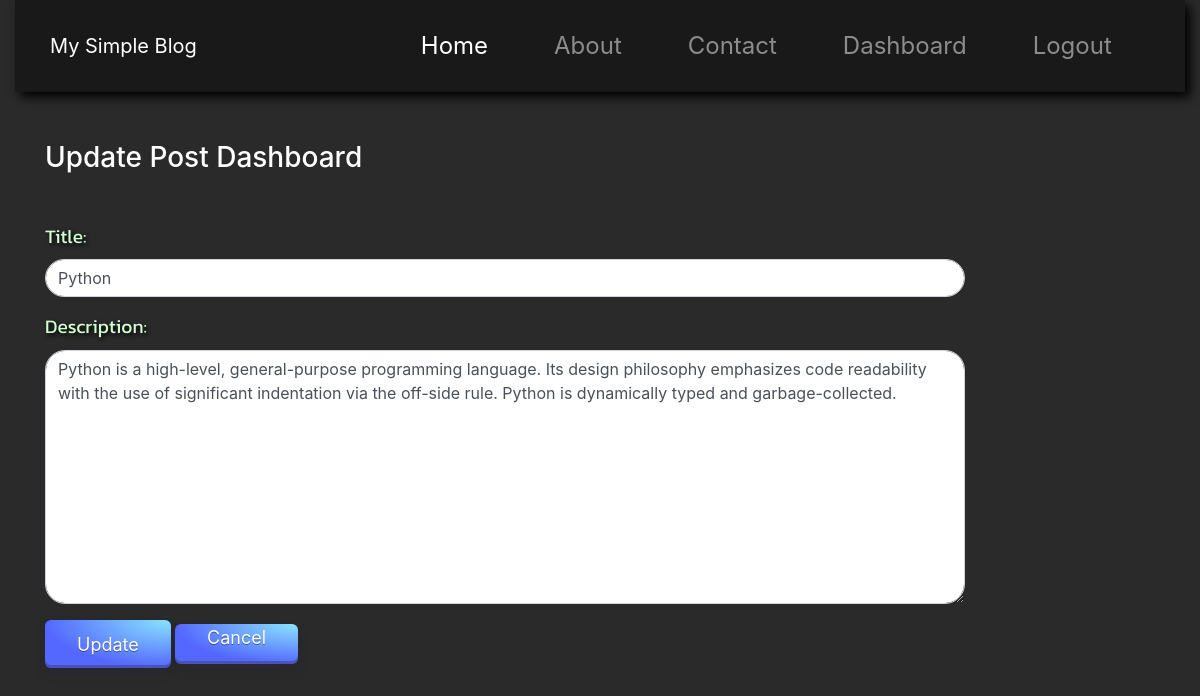
Screenshot of /updatepost/1 (signed in) with the database file from the repository.
### blog/models.py (models this page shows)
class Post(models.Model):
    title = models.CharField(max_length=150)
    desc = models.TextField()

### blog/views.py (the view)
# urls.py: path('updatepost/<int:id>', views.update_post, name='updatepost'),
def update_post(request, id):
    if request.user.is_authenticated:
        if request.method == "POST":
            pi = Post.objects.get(pk=id)
            form = PostForm(request.POST, instance=pi)
            if form.is_valid():
                form.save()
        else:
            pi = Post.objects.get(pk=id)
            form = PostForm(instance=pi)
        return render(request, 'blog/updatepost.html', {'form':form})
    else:
        return HttpResponseRedirect('/login/')

### blog/forms.py
class PostForm(forms.ModelForm):
    class Meta:
        model = Post
        fields = ['title', 'desc']
        labels = {'title':'Title', 'desc':'Description'}
        widgets = {'title':forms.TextInput(attrs={'class': 'form-control'}),
                   'desc':forms.Textarea(attrs={'class':'form-control'}),}

### blog/templates/blog/updatepost.html (shortened to what this page needs)
{% extends 'blog/base.html' %}
{% load static %}
{% block content %}
<div class="col-sm-10 text-white">
    <h3 class=" my-5">Update Post Dashboard</h3>
    <form action="" method="post">
        {{form.as_p}}
        <input type="submit" value="Update" class="btn btn-success" name="" id="">
        <a href="{% url 'dashboard' %}" class="btn btn-danger a-btn">Cancel</a>
    </form>
</div>
{% endblock %}

### blog/static/blog/css/myStyle.css (style rules this page uses)
body { background-color: rgb(42, 42, 42); background-image: url('https://wallpaperaccess.com/full/5088870.jpg'); }
.form-control { background-image: url('https://encrypted-tbn0.gstatic.com/images?q=tbn:ANd9GcQAtHehXaRxGXetic_0CQDkKeiRrk8zZ-8eDIGIaGHQWr2obzbUF7qu1QeU9XJ2wswWEX8&usqp=CAU'); border-radius: 20px; transition: .5s; }
label { color: rgb(209, 255, 209); font-family: 'Kanit', sans-serif; font-size: 1.2rem; text-shadow: 2px 2px 4px black; }
.btn { display: inline-block; outline: 0; border: 0; cursor: pointer; will-change: box-shadow,transform; background: radial-gradient( 100% 100% at 100% 0%, #89E5FF 0%, #5468FF 100% ); box-shadow: 0px 2px 4px rgb(45 35 66 / 40%), 0px 7px 13px -3px rgb(45 35 66 / 30%), inset 0px -3px 0px rgb(58 65 111 / 50%); padding: 0 32px; border-radius: 6px; color: #fff; height: 48px; font-size: 18px; text-shadow: 0 1px 0 rgb(0 0 0 / 40%); transition: box-shadow 0.15s ease,transform 0.15s ease; }
.a-btn { height: 40px; }

### rows the page displays
Post: title "Python", desc "Python is a high-level, general-purpose programming language. Its design philosophy emphasizes code readability with the use of significant indentation via the off-side rule. Python is dynamically typed and garbage-collected."
